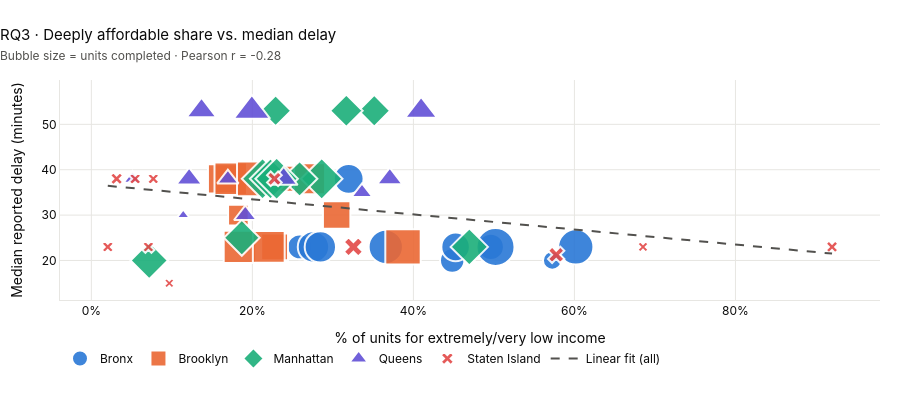

The notebook cell saved with this chart:
### Markdown cell above
### RQ3 (Ali Ahmed)
**Question:** Where a larger share of new units is reserved for extremely and very low-income households, are school-bus delays longer?

**Chart:** Bubble scatter: x = % of units that are extremely/very low income, y = median reported delay, bubble size = units completed.

### Code cell
F.rq3_deep_affordability_vs_delay(yearly).show()

### Figure 1 — Plotly figure (JSON) as saved in the notebook; plotly's stock layout.template omitted (floating-point values rounded to 4 significant figures)
{"data": [{"customdata": [["2015-2016"], ["2016-2017"], ["2017-2018"], ["2018-2019"], ["2019-2020"], ["2020-2021"], ["2021-2022"], ["2022-2023"], ["2023-2024"], ["2024-2025"], ["2025-2026"]], "hovertemplate": "<b>Bronx</b> %{customdata[0]}<br>Extremely/very low income share: %{x:.1f}%<br>Median delay: %{y:.0f} min<extra></extra>", "marker": {"color": "#2a78d6", "line": {"color": "white", "width": 2}, "opacity": 0.9, "size": [18.59, 24.43, 28.52, 29.79, 24.84, 26.2, 35.22, 38.0, 34.29, 31.37, 31.32], "symbol": "circle"}, "mode": "markers", "name": "Bronx", "type": "scatter", "x": [57.25, 44.82, 45.24, 31.96, 25.88, 49.62, 60.17, 50.2, 36.57, 27.59, 28.44], "y": [20.0, 20.0, 23.0, 38.0, 23.0, 23.0, 23.0, 23.0, 23.0, 23.0, 23.0]}, {"customdata": [["2015-2016"], ["2016-2017"], ["2017-2018"], ["2018-2019"], ["2019-2020"], ["2020-2021"], ["2021-2022"], ["2022-2023"], ["2023-2024"], ["2024-2025"], ["2025-2026"]], "hovertemplate": "<b>Brooklyn</b> %{customdata[0]}<br>Extremely/very low income share: %{x:.1f}%<br>Median delay: %{y:.0f} min<extra></extra>", "marker": {"color": "#eb6834", "line": {"color": "white", "width": 2}, "opacity": 0.9, "size": [20.59, 27.47, 35.4, 29.15, 32.43, 25.99, 26.83, 31.81, 30.98, 32.54, 34.72], "symbol": "square"}, "mode": "markers", "name": "Brooklyn", "type": "scatter", "x": [18.26, 30.47, 38.71, 16.29, 18.45, 23.88, 22.76, 22.04, 27.11, 17.32, 20.25], "y": [30.0, 30.0, 23.0, 38.0, 23.0, 38.0, 23.0, 23.0, 38.0, 38.0, 38.0]}, {"customdata": [["2015-2016"], ["2016-2017"], ["2017-2018"], ["2018-2019"], ["2019-2020"], ["2020-2021"], ["2021-2022"], ["2022-2023"], ["2023-2024"], ["2024-2025"], ["2025-2026"]], "hovertemplate": "<b>Manhattan</b> %{customdata[0]}<br>Extremely/very low income share: %{x:.1f}%<br>Median delay: %{y:.0f} min<extra></extra>", "marker": {"color": "#1baf7a", "line": {"color": "white", "width": 2}, "opacity": 0.9, "size": [28.78, 27.59, 31.89, 31.99, 31.63, 24.39, 25.11, 23.95, 28.72, 27.43, 32.67], "symbol": "diamond"}, "mode": "markers", "name": "Manhattan", "type": "scatter", "x": [7.187, 18.69, 21.26, 28.61, 22.25, 35.14, 31.67, 22.89, 46.95, 25.86, 23.02], "y": [20.0, 25.0, 38.0, 38.0, 38.0, 53.0, 53.0, 53.0, 23.0, 38.0, 38.0]}, {"customdata": [["2015-2016"], ["2016-2017"], ["2017-2018"], ["2018-2019"], ["2019-2020"], ["2020-2021"], ["2021-2022"], ["2022-2023"], ["2023-2024"], ["2024-2025"], ["2025-2026"]], "hovertemplate": "<b>Queens</b> %{customdata[0]}<br>Extremely/very low income share: %{x:.1f}%<br>Median delay: %{y:.0f} min<extra></extra>", "marker": {"color": "#6250d6", "line": {"color": "white", "width": 2}, "opacity": 0.9, "size": [11.19, 19.56, 18.16, 18.55, 15.71, 22.25, 24.24, 22.33, 26.13, 27.68, 31.59], "symbol": "triangle-up"}, "mode": "markers", "name": "Queens", "type": "scatter", "x": [11.41, 19.12, 33.62, 16.96, 5.126, 37.07, 23.89, 12.15, 13.68, 40.96, 19.93], "y": [30.0, 30.0, 35.0, 38.0, 38.0, 38.0, 38.0, 38.0, 53.0, 53.0, 53.0]}, {"customdata": [["2015-2016"], ["2016-2017"], ["2017-2018"], ["2018-2019"], ["2019-2020"], ["2020-2021"], ["2021-2022"], ["2022-2023"], ["2023-2024"], ["2024-2025"], ["2025-2026"]], "hovertemplate": "<b>Staten Island</b> %{customdata[0]}<br>Extremely/very low income share: %{x:.1f}%<br>Median delay: %{y:.0f} min<extra></extra>", "marker": {"color": "#e34948", "line": {"color": "white", "width": 2}, "opacity": 0.9, "size": [9.31, 14.41, 17.07, 11.11, 10.85, 10.65, 9.729, 13.01, 10.68, 10.85, 11.51], "symbol": "x"}, "mode": "markers", "name": "Staten Island", "type": "scatter", "x": [9.677, 57.74, 32.55, 92.0, 2.041, 7.087, 68.52, 22.74, 7.692, 5.442, 3.139], "y": [15.0, 21.25, 23.0, 23.0, 23.0, 23.0, 23.0, 38.0, 38.0, 38.0, 38.0]}, {"hoverinfo": "skip", "line": {"color": "#52514e", "dash": "dash", "width": 2}, "mode": "lines", "name": "Linear fit (all)", "type": "scatter", "x": [2.041, 3.877, 5.713, 7.549, 9.384, 11.22, 13.06, 14.89, 16.73, 18.56, 20.4, 22.24, 24.07, 25.91, 27.74, 29.58, 31.42, 33.25, 35.09, 36.92, 38.76, 40.59, 42.43, 44.27, 46.1, 47.94, 49.77, 51.61, 53.45, 55.28, 57.12, 58.95, 60.79, 62.63, 64.46, 66.3, 68.13, 69.97, 71.81, 73.64, 75.48, 77.31, 79.15, 80.98, 82.82, 84.66, 86.49, 88.33, 90.16, 92.0], "y": [36.46, 36.16, 35.85, 35.55, 35.24, 34.94, 34.63, 34.33, 34.02, 33.72, 33.41, 33.11, 32.8, 32.5, 32.19, 31.89, 31.58, 31.28, 30.97, 30.67, 30.36, 30.06, 29.75, 29.45, 29.14, 28.84, 28.53, 28.23, 27.92, 27.62, 27.31, 27.01, 26.7, 26.4, 26.09, 25.79, 25.48, 25.18, 24.87, 24.57, 24.26, 23.96, 23.65, 23.35, 23.04, 22.74, 22.43, 22.13, 21.82, 21.52]}], "layout": {"font": {"color": "#0b0b0b", "family": "Inter, Segoe UI, Arial, sans-serif", "size": 12}, "height": 420, "hoverlabel": {"bgcolor": "white", "font": {"size": 12}}, "legend": {"orientation": "h", "title": {"text": ""}, "x": 0, "y": -0.2, "yanchor": "top"}, "margin": {"b": 120, "l": 60, "r": 20, "t": 80}, "title": {"font": {"color": "#0b0b0b", "size": 15}, "text": "RQ3 · Deeply affordable share vs. median delay<br><span style='font-size:12px;color:#52514e'>Bubble size = units completed · Pearson r = -0.28</span>", "x": 0, "xanchor": "left"}, "xaxis": {"gridcolor": "#e7e6e2", "linecolor": "#e7e6e2", "ticksuffix": "%", "title": {"text": "% of units for extremely/very low income"}, "zeroline": false}, "yaxis": {"gridcolor": "#e7e6e2", "linecolor": "#e7e6e2", "title": {"text": "Median reported delay (minutes)"}, "zeroline": false}}}
